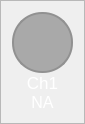
                     <widget class="QFrame" name="frame_ch1">
                      <property name="maximumSize">
                       <size>
                        <width>80</width>
                        <height>150</height>
                       </size>
                      </property>
                      <property name="styleSheet">
                       <string notr="true">QFrame{
	
	border-color: rgb(255, 98, 92);
}

QLabel{
	color: #FFF;
}</string>
                      </property>
                      <property name="frameShape">
                       <enum>QFrame::StyledPanel</enum>
                      </property>
                      <property name="frameShadow">
                       <enum>QFrame::Raised</enum>
                      </property>
                      <layout class="QVBoxLayout" name="verticalLayout_7">
                       <property name="spacing">
                        <number>0</number>
                       </property>
                       <item>
                        <widget class="QFrame" name="frame_ch1_color">
                         <property name="sizePolicy">
                          <sizepolicy hsizetype="Fixed" vsizetype="Fixed">
                           <horstretch>0</horstretch>
                           <verstretch>0</verstretch>
                          </sizepolicy>
                         </property>
                         <property name="minimumSize">
                          <size>
                           <width>61</width>
                           <height>61</height>
                          </size>
                         </property>
                         <property name="maximumSize">
                          <size>
                           <width>1000</width>
                           <height>61</height>
                          </size>
                         </property>
                         <property name="sizeIncrement">
                          <size>
                           <width>1</width>
                           <height>1</height>
                          </size>
                         </property>
                         <property name="styleSheet">
                          <string notr="true">border: 2px solid rgb(145, 145, 145);
border-radius: 30px;
background-color: rgb(169, 169, 169);</string>
                         </property>
                         <property name="frameShape">
                          <enum>QFrame::StyledPanel</enum>
                         </property>
                         <property name="frameShadow">
                          <enum>QFrame::Raised</enum>
                         </property>
                        </widget>
                       </item>
                       <item>
                        <widget class="QLabel" name="label_ch1">
                         <property name="minimumSize">
                          <size>
                           <width>61</width>
                           <height>0</height>
                          </size>
                         </property>
                         <property name="maximumSize">
                          <size>
                           <width>16777215</width>
                           <height>30</height>
                          </size>
                         </property>
                         <property name="font">
                          <font>
                           <pointsize>13</pointsize>
                           <weight>50</weight>
                           <italic>false</italic>
                           <bold>false</bold>
                          </font>
                         </property>
                         <property name="text">
                          <string>Ch1</string>
                         </property>
                         <property name="alignment">
                          <set>Qt::AlignCenter</set>
                         </property>
                        </widget>
                       </item>
                       <item>
                        <widget class="QLabel" name="label_ch1_value">
                         <property name="minimumSize">
                          <size>
                           <width>61</width>
                           <height>0</height>
                          </size>
                         </property>
                         <property name="maximumSize">
                          <size>
                           <width>16777215</width>
                           <height>30</height>
                          </size>
                         </property>
                         <property name="font">
                          <font>
                           <pointsize>12</pointsize>
                           <weight>50</weight>
                           <italic>false</italic>
                           <bold>false</bold>
                          </font>
                         </property>
                         <property name="styleSheet">
                          <string notr="true">font:12pt</string>
                         </property>
                         <property name="text">
                          <string>NA</string>
                         </property>
                         <property name="alignment">
                          <set>Qt::AlignCenter</set>
                         </property>
                        </widget>
                       </item>
                      </layout>
                     </widget>
